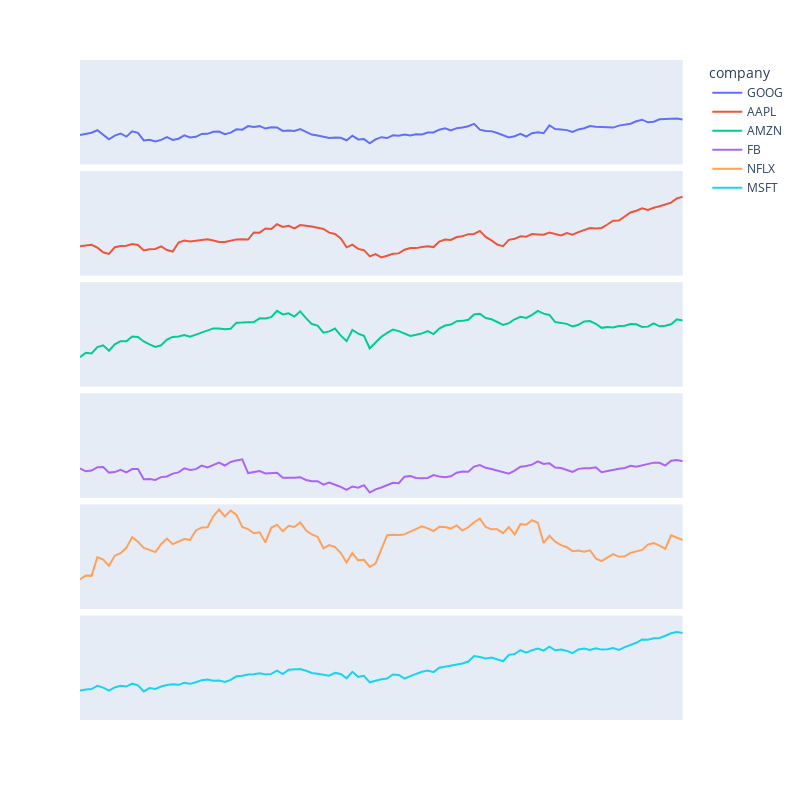

The cell this chart's notebook holds for it:
### Code cell
# remove facet/subplot labels
fig.update_layout(annotations=[], overwrite=True)
